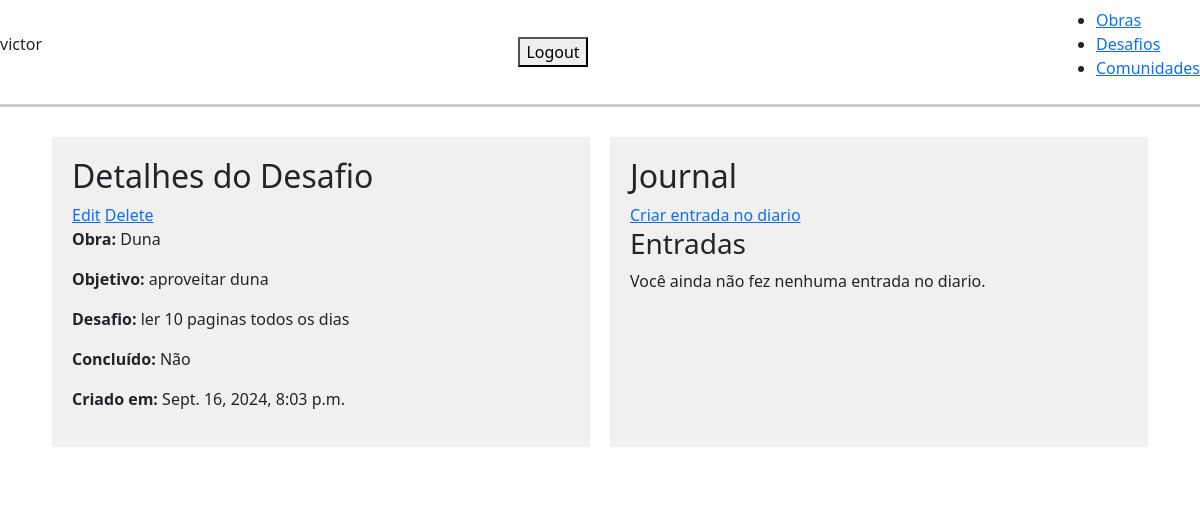
The app's page /user/challenge/31/ (signed in) with its own data.
### base/models.py (models this page shows, shortened)
class Challenge(models.Model):
    book = models.ForeignKey(Work, related_name='challenges', on_delete=models.CASCADE)
    user = models.ForeignKey(User, on_delete=models.CASCADE)
    title = models.CharField(max_length=200, null=True, blank=True)
    description = models.TextField(null=True, blank=True)
    completed = models.BooleanField(default=False)
    created = models.DateTimeField(auto_now_add=True)
    class Meta:
        ordering = ['completed']

class Work(models.Model):
    title = models.CharField(max_length=200, null=True, blank=True)
    author = models.CharField(max_length=200, null=True, blank=True)
    description = models.TextField(null=True, blank=True)
    page_number = models.IntegerField(null=True, blank=True)
    genre = models.CharField(max_length=200, null=True, blank=True)
    kind = models.CharField(max_length=100, blank=True)
    image = models.ImageField(null=True, blank=True)
    class Meta:
        ordering = ['kind']

### base/views/challenge_views.py (the view)
# urls.py: path('user/challenge/<int:pk>/', ChallengeDetail.as_view(), name='challenge'),
class ChallengeDetail(LoginRequiredMixin, DetailView):
    model = Challenge
    context_object_name = 'challenge'
    template_name = 'base/challenge_front/challenge.html'
    def get_context_data(self, **kwargs):
        context = super().get_context_data(**kwargs)
        challenge = self.get_object()
        mediator = ChallengeMediator(self.request)
        context.update(mediator.get_combined_context(challenge=challenge))
        return context

### base/mediators/challengeMediator.py (called while the page is built)
    def get_context_for_challenge_detail(self, challenge):
        journal_entries = Journal.objects.filter(challenge=challenge).order_by('created')
        paginator = Paginator(journal_entries, 1)
        page_number = self.request.GET.get('page')
        try:
            pages = paginator.page(page_number)
        except PageNotAnInteger:
            pages = paginator.page(1)
        except EmptyPage:
            pages = paginator.page(paginator.num_pages)
        return {
            'pages': pages,
            'num_reviews': page_number
        }

    def get_combined_context(self, challenge=None):
        if challenge:
            return self.get_context_for_challenge_detail(challenge)
        else:
            return self.get_context_for_challenge_list()

### base/templates/base/challenge_front/challenge.html (shortened to what this page needs)
{% extends 'base/main_detail.html' %}
{% block left_content %}
    <h2>Detalhes do Desafio</h2>
    <tr>
        <td><a href="{% url 'challenge-update' challenge.id %}">Edit</a></td>
        <td><a href="{% url 'challenge-delete' challenge.id %}">Delete</a></td>
    </tr>
    <p><strong>Obra:</strong> {{ challenge.book.title }}</p>
    <p><strong>Objetivo:</strong> {{ challenge.title }}</p>
    <p><strong>Desafio:</strong> {{ challenge.description }}</p>
    <p><strong>Concluído:</strong> {% if challenge.completed %}Sim{% else %}Não{% endif %}</p>
    <p><strong>Criado em:</strong> {{ challenge.created }}</p>
{% endblock %}
{% block right_content %}
    <h2>Journal</h2>
    <a href="{% url 'journal-create' challenge_id=challenge.id %}">Criar entrada no diario</a>
    <h3>Entradas</h3>
    {% for page in pages %}
        <p> <strong>Titulo:</strong> {{ page.entry_name }} </p>
        <p>{{ page.entry }}</p>
        <a href="{% url 'journal-update' pk=page.pk %}">Atualizar</a>
        <a href="{% url 'journal-delete' pk=page.pk %}">Excluir</a>
    {% empty %}
        <p>Você ainda não fez nenhuma entrada no diario.</p>
    {% endfor %}
{% endblock %}

### base/templates/base/navbar.html (shortened to what this page needs)
    {% if request.user.is_authenticated%}
    <p>{{request.user}}</p>
    <form action="{% url 'logout' %}" method="post">
        <button type="submit">Logout</button>
    </form>
    {% else %}
    <a href="{% url 'login' %}">Login</a>
    {% endif %}
    <ul>
        <li><a href="{% url 'works' %}">Obras</a></li>
        <li><a href="{% url 'challenges' %}">Desafios</a></li>
        <li><a href="{% url 'communities' %}">Comunidades</a></li>
    </ul>

### base/templates/base/main_detail.html (style rules this page uses)
body { background-color: #4B0082 ; color: #ffffff; margin: 0; padding: 0; }

### records on screen
Challenge: book "Duna", title "aproveitar duna", description "ler 10 paginas todos os dias", created "Sept. 16, 2024, 8:03 p.m."

### other values on screen
{{ request.user }} "victor"
